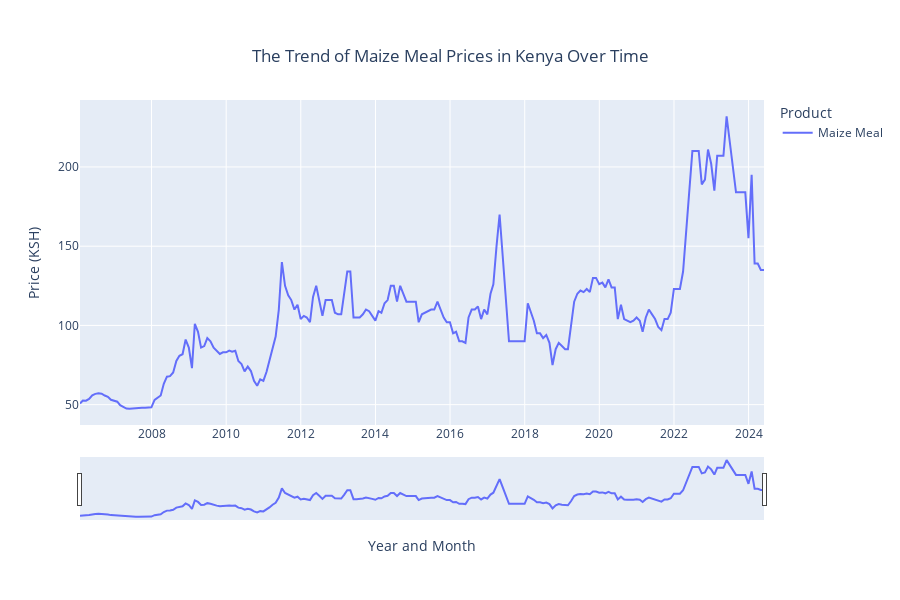

Write notebook code for a chart like this one.
### Markdown cell above
#### b. Value of Maize Meal Over Time

### Code cell
# Filter for Kenya
kenya_data = eda_df[eda_df['country'] == 'Kenya']

# Filter for Maize Meal
kenya_petrol_diesel = kenya_data[kenya_data['product'].isin(['Maize Meal'])]

# Create a time series plot
fig = px.line(kenya_petrol_diesel, 
              x='period_date', 
              y='value', 
              color='product', 
              labels={'value': 'Price (KSH)', 'period_date': 'Date'},
              title='Petrol and Diesel Prices in Kenya Over Time')

# Update layout to center the title and add a slider for the x-axis
fig.update_layout(
    title={
        'text': 'The Trend of Maize Meal Prices in Kenya Over Time',
        'x': 0.5,  # Center the title
        'xanchor': 'center',
        'yanchor': 'top'
    },
    xaxis_title='Year and Month',
    yaxis_title='Price (KSH)',
    legend_title='Product',
    height=600, 
    xaxis=dict(
        rangeslider=dict(
            visible=True 
        )
    )
)

fig.show()

### Figure 1 — Plotly figure (JSON) as saved in the notebook; plotly's stock layout.template omitted (floating-point values rounded to 4 significant figures; data arrays with more than 128 entries replaced by an {"elided": "..."} marker saying what was removed)
{"data": [{"hovertemplate": "product=Maize Meal<br>Date=%{x}<br>Price (KSH)=%{y}<extra></extra>", "legendgroup": "Maize Meal", "line": {"color": "#636efa", "dash": "solid"}, "marker": {"symbol": "circle"}, "mode": "lines", "name": "Maize Meal", "orientation": "v", "showlegend": true, "type": "scatter", "x": {"elided": "217 str values"}, "xaxis": "x", "y": {"elided": "217 float values"}, "yaxis": "y"}], "layout": {"height": 600, "legend": {"title": {"text": "Product"}, "tracegroupgap": 0}, "title": {"text": "The Trend of Maize Meal Prices in Kenya Over Time", "x": 0.5, "xanchor": "center", "yanchor": "top"}, "xaxis": {"anchor": "y", "domain": [0, 1], "rangeslider": {"visible": true}, "title": {"text": "Year and Month"}}, "yaxis": {"anchor": "x", "domain": [0, 1], "title": {"text": "Price (KSH)"}}}}
